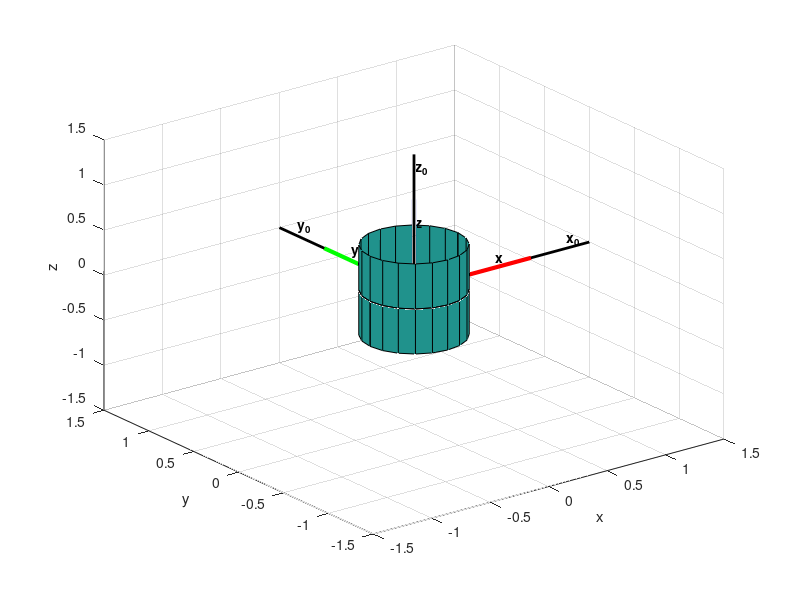

This figure's MATLAB source: (Note: this script raises an error after producing the figure.)
%------------------------------------------------------------------------
% Program name  : Flight Path Simulation/Motion Tracking
% 
% Author        : Oliver Salmeron
%
% Description   : Matlab script for processing IMU [and GPS] data. 
% 
% This program will open a text file containing flight data to rotate a 3D
% object. The result is saved as a movie named 'flightSimulation.avi'.
% This will help to visualize the motion tracking of a payload during the course of a flight.
%
% To look up a MATLAB command, highlight command and press F1.
%
% Steps Outline :
%   1. Generate Grid.
%   2. Generate Cylinder and Frame vectors.
%   3. Plot the Cylinder and Frame vectors.
%   4. Create a Group Object and Parent Surface.
%   5. Import 'flightData.txt' text file for reading.
%   6. Open/Close text file to read and exctract data.
%   7. Parse imported data into temporary variables.
%   8. Create Video File to write to.
%   9. Create a set of frames and write each frame to Video File.
%
% To do : Update script to integrate GPS data
%         Integrate MATLAB with Arduino for faster and easier testing
%           -Add ArduinoIO package to MATLAB
%         Update script to a function instead of script
%         Update to read a csv file (instead of import text file)
%-------------------------------------------------------------------------

%% 1. Generate Grid

clf
myaxes = axes('xlim',[-1.5 1.5],'ylim',[-1.5 1.5],'zlim',[-1.5 1.5]);
view(3)
grid on
hold on
xlabel('x')
ylabel('y')
zlabel('z')

% Additional Grid options
%axis square        % Adjusts plot axes to square
%axis equal         % Adjusts plot axes to equal
%axis off           % Removes axes grid

%% 2. Generate the Cylinder and frame vectors.

% draw the three coloured frame lines
Lx = line([0 1],[0,0],[0,0],'color',[1,0,0]);
Ly = line([0 0],[0,1],[0,0],'color',[0,1,0]);
Lz = line([0 0],[0,0],[0,1],'color',[0,0,1]);
	
set([Lx,Ly,Lz],'linewidth',3)
    
% text for x,y and z for each frame line
tX = text('position',[.7 0 .1],'string','x','fontw','b');
tY = text('position',[ 0 .7 .1],'string','y','fontw','b');
tZ = text('position',[.05 0.05 .7],'string','z','fontw','b');
	
% draw the three base frame axis lines for reference
line([0 1.5],[0,0],[0,0],'color',[0,0,0],'linewidth',2);
line([0 0],[0,1.5],[0,0],'color',[0,0,0],'linewidth',2);
line([0 0],[0,0],[0,1.5],'color',[0,0,0],'linewidth',2);
	
% text for x0,y0 and z0 for each base frame line
text('position',[1.3 0 .1],'string','x_0','fontw','b');
text('position',[ 0 1.3 .1],'string','y_0','fontw','b');
text('position',[.05 0.05 1.3],'string','z_0','fontw','b');
	
% create Cylinder
[X,Y,Z] = cylinder([0.75 0.75]);	

%% 3. Plot the Cylinder
	
h(1) = surf(X.*0.5,Y.*0.5,Z.*0.5);
h(2) = surf(-X.*0.5,-Y.*0.5,-Z.*0.5);
   
h(3) = Lx;
h(4) = Ly;
h(5) = Lz;

h(6) = tX;
h(7) = tY;
h(8) = tZ;

% plot origin point
plot3(0,0,0,'x','markersize',20,'color','k')

%% 4. Create a group object and parent surface 
    
set(h,'Clipping','off');
combinedobject = hgtransform('parent',myaxes);
set(h, 'parent', combinedobject)
drawnow

%% 5. Import 'flightData' text file for reading. 

% Use the Import tool from the home tab to visually select data to extract from a
% file and generate script.

%Initialize variables.

% Only the filename needs to be updated with the correct full file path.
filename = 'C:\Users\Oliver\Desktop\MATLAB Functions\Flight Path Processing\flightData.txt';
delimiter = '\t';
startRow = 2;
    
% Format string for each line of text:
    %   column1: double (%f)
    %	column2: double (%f)
    %   column3: double (%f)
    %	column4: double (%f)
    %   column5: double (%f)
    %	column6: double (%f)
    %   column7: double (%f)
    % For more information, see the TEXTSCAN documentation.
    formatSpec = '%f%f%f%f%f%f%f%[^\n\r]';

%% 6. Open/Close text file to read and extract data

% Open the text file.
fileID = fopen(filename,'r');
    
% Read columns of data according to format string.
% This call is based on the structure of the file used to generate this
% code. If an error occurs for a different file, try regenerating the code
% from the Import Tool.
dataArray = textscan(fileID, formatSpec, 'Delimiter', delimiter, 'EmptyValue' ,NaN,'HeaderLines' ,startRow-1, 'ReturnOnError', false);
    
% Close the text file.
fclose(fileID);
   
    % To include COM port for serial interface, use the command line below.
    % This would help for live testing of code. If used, comment out the
    % File Import section.
    
    %a= arduino('com3');        % Select COM port


%%  7. Parse imported data into temporary variables.

% Allocate imported array to column variable names
Time = dataArray{:, 1};
roll = dataArray{:, 2};
pitch = dataArray{:, 3};
yaw = dataArray{:, 4};
lat = dataArray{:, 5};
lon = dataArray{:, 6};
alt = dataArray{:, 7};
    
% Clear temporary variables
clearvars filename delimiter startRow formatSpec fileID dataArray ans;
    
%% 8. Create Video File to write to.
v = VideoWriter('flightSimulation.mp4','MPEG-4')         % Create an mp4 file type and display properties
open(v);
%axis tight manual
set(gca,'nextplot','replacechildren');

%% 9. Create a set of frames and write each frame to Video File.
    radians_degree = pi/180;    % Conversion factor from Degrees to Radians.

for Time = 1:7800     % Update limit of while loop to Max Time
    % Read Euler angles (roll,pitch,yaw-->r,p,y).
    r = roll(Time);         % r <-- roll reading
    p = pitch(Time);        % p <-- pitch reading
    y = yaw(Time);          % y <-- yaw reading
     
    % Convert Euler angles to (X,Y,Z) axes rotations in radians.
    X = r*radians_degree;   % X <-- r
    Y = p*radians_degree;   % Y <-- p
    Z = y*radians_degree;   % Z <-- y
   
    % Rotate object.
    Rot = makehgtform('xrotate',X,'yrotate',Y,'zrotate',Z);
    set(combinedobject,'Matrix',Rot)
    drawnow;
    pause(0.0001);        % Set the plot rate
    
    axis([-1 1 -1 1 -1 1])  % Set the axis for each frame of the loop for recording a movie
    frame = getframe;       
    writeVideo(v,frame);    % Record Movie of the frames
    
    Time=Time+1;            % Increment the for loop
end

close(v);